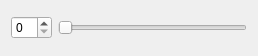
<?xml version="1.0" encoding="UTF-8"?>
<ui version="4.0">
 <class>SmallWiget</class>
 <widget class="QWidget" name="SmallWiget">
  <property name="geometry">
   <rect>
    <x>0</x>
    <y>0</y>
    <width>258</width>
    <height>56</height>
   </rect>
  </property>
  <property name="windowTitle">
   <string>Form</string>
  </property>
  <layout class="QHBoxLayout" name="horizontalLayout">
   <item>
    <widget class="QSpinBox" name="spinBox"/>
   </item>
   <item>
    <widget class="QSlider" name="horizontalSlider">
     <property name="orientation">
      <enum>Qt::Horizontal</enum>
     </property>
    </widget>
   </item>
  </layout>
 </widget>
 <resources/>
 <connections/>
</ui>
